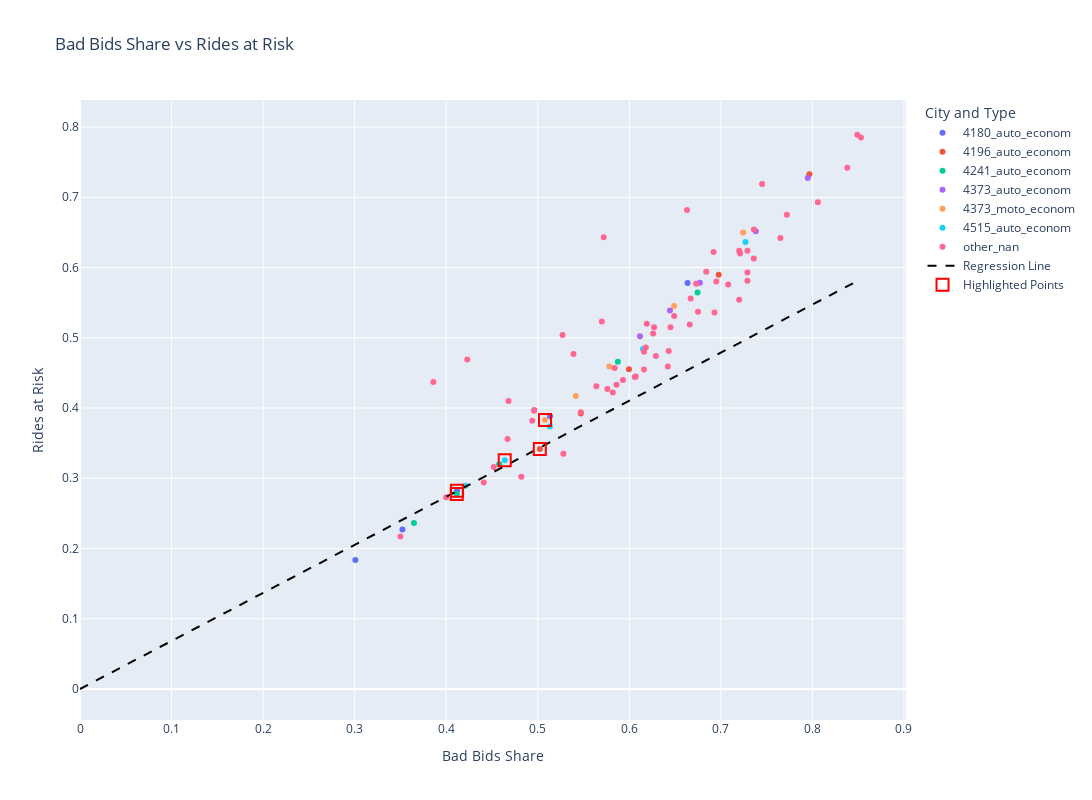

The code cell stored with this chart in its notebook:
### Code cell
conditions = (
    ((df_plot['city'] == '4515') & (df_plot['param'] == '12.50%') & (df_plot['type'] == 'auto_econom')) |  # Puerto Vallarta
    ((df_plot['city'] == '4180') & (df_plot['param'] == '10%') & (df_plot['type'] == 'auto_econom')) |    # Veracruz
    ((df_plot['city'] == '4196') & (df_plot['param'] == '15%') & (df_plot['type'] == 'auto_econom')) |  # Cucuta
    ((df_plot['city'] == '4241') & (df_plot['param'] == '12.50%') & (df_plot['type'] == 'auto_econom')) |  # Tepic
    ((df_plot['city'] == '4373') & (df_plot['param'] == '15%') & (df_plot['type'] == 'moto_econom'))   # 
    # ((df_plot['city'] == 4373) & (df_plot['param'] == 0.125) & (df_plot['type'] == 'moto_econom')) |  # 
)

df_highlight = df_plot[conditions]

fig.add_trace(go.Scatter(
    x=df_highlight["badbids_share"],
    y=df_highlight["rides_at_risk"],
    mode="markers",
    marker=dict(
        symbol="square", 
        size=12, 
        color="rgba(0,0,0,0)",  # Прозрачный цвет внутри
        line=dict(width=2, color="red")  # Красный контур
    ),
    name="Highlighted Points"
))

fig.update_layout(
    height=800,  # Высота в пикселях
    width=1200,   # Ширина в пикселях
)

fig.show()

### Figure 1 — Plotly figure (JSON) as saved in the notebook; plotly's stock layout.template omitted (floating-point values rounded to 4 significant figures; data arrays with more than 128 entries replaced by an {"elided": "..."} marker saying what was removed)
{"data": [{"customdata": {"elided": "92x2 str values"}, "hovertemplate": "<b>Bad Bids Share:</b> %{x}<br><b>Rides at Risk:</b> %{y}<br><b>Alpha Parameter:</b> %{customdata[1]}", "legendgroup": "4180_auto_econom", "marker": {"color": "#636efa", "opacity": 1, "symbol": "circle"}, "mode": "markers", "name": "4180_auto_econom", "orientation": "v", "showlegend": true, "type": "scatter", "x": [0.6637, 0.5134, 0.4118, 0.3522, 0.3008], "xaxis": "x", "y": [0.5781, 0.3881, 0.2821, 0.2271, 0.1835], "yaxis": "y"}, {"customdata": {"elided": "92x2 str values"}, "hovertemplate": "<b>Bad Bids Share:</b> %{x}<br><b>Rides at Risk:</b> %{y}<br><b>Alpha Parameter:</b> %{customdata[1]}", "legendgroup": "4196_auto_econom", "marker": {"color": "#EF553B", "opacity": 1, "symbol": "circle"}, "mode": "markers", "name": "4196_auto_econom", "orientation": "v", "showlegend": true, "type": "scatter", "x": [0.7967, 0.6976, 0.5996, 0.547, 0.5022], "xaxis": "x", "y": [0.7326, 0.5895, 0.455, 0.3921, 0.3416], "yaxis": "y"}, {"customdata": {"elided": "92x2 str values"}, "hovertemplate": "<b>Bad Bids Share:</b> %{x}<br><b>Rides at Risk:</b> %{y}<br><b>Alpha Parameter:</b> %{customdata[1]}", "legendgroup": "4241_auto_econom", "marker": {"color": "#00cc96", "opacity": 1, "symbol": "circle"}, "mode": "markers", "name": "4241_auto_econom", "orientation": "v", "showlegend": true, "type": "scatter", "x": [0.6746, 0.5875, 0.4579, 0.4115, 0.3647], "xaxis": "x", "y": [0.5644, 0.4658, 0.3198, 0.2776, 0.2365], "yaxis": "y"}, {"customdata": {"elided": "92x2 str values"}, "hovertemplate": "<b>Bad Bids Share:</b> %{x}<br><b>Rides at Risk:</b> %{y}<br><b>Alpha Parameter:</b> %{customdata[1]}", "legendgroup": "4373_auto_econom", "marker": {"color": "#ab63fa", "opacity": 1, "symbol": "circle"}, "mode": "markers", "name": "4373_auto_econom", "orientation": "v", "showlegend": true, "type": "scatter", "x": [0.7949, 0.7381, 0.6771, 0.6444, 0.6116], "xaxis": "x", "y": [0.7273, 0.6515, 0.5782, 0.539, 0.5021], "yaxis": "y"}, {"customdata": {"elided": "92x2 str values"}, "hovertemplate": "<b>Bad Bids Share:</b> %{x}<br><b>Rides at Risk:</b> %{y}<br><b>Alpha Parameter:</b> %{customdata[1]}", "legendgroup": "4373_moto_econom", "marker": {"color": "#FFA15A", "opacity": 1, "symbol": "circle"}, "mode": "markers", "name": "4373_moto_econom", "orientation": "v", "showlegend": true, "type": "scatter", "x": [0.7244, 0.6489, 0.5782, 0.5415, 0.5079], "xaxis": "x", "y": [0.6498, 0.5451, 0.4589, 0.4172, 0.3828], "yaxis": "y"}, {"customdata": {"elided": "92x2 str values"}, "hovertemplate": "<b>Bad Bids Share:</b> %{x}<br><b>Rides at Risk:</b> %{y}<br><b>Alpha Parameter:</b> %{customdata[1]}", "legendgroup": "4515_auto_econom", "marker": {"color": "#19d3f3", "opacity": 1, "symbol": "circle"}, "mode": "markers", "name": "4515_auto_econom", "orientation": "v", "showlegend": true, "type": "scatter", "x": [0.7269, 0.615, 0.5132, 0.4639, 0.4212], "xaxis": "x", "y": [0.6364, 0.4838, 0.3738, 0.3258, 0.2892], "yaxis": "y"}, {"customdata": {"elided": "92x2 str values"}, "hovertemplate": "<b>Bad Bids Share:</b> %{x}<br><b>Rides at Risk:</b> %{y}<br><b>Alpha Parameter:</b> %{customdata[1]}", "legendgroup": "other_nan", "marker": {"color": "#FF6692", "opacity": 1, "symbol": "circle"}, "mode": "markers", "name": "other_nan", "orientation": "v", "showlegend": true, "type": "scatter", "x": [0.853, 0.849, 0.838, 0.806, 0.772, 0.765, 0.745, 0.736, 0.736, 0.729, 0.729, 0.729, 0.721, 0.72, 0.72, 0.708, 0.695, 0.693, 0.692, 0.684, 0.675, 0.673, 0.667, 0.666, 0.663, 0.649, 0.645, 0.643, 0.642, 0.629, 0.627, 0.626, 0.619, 0.618, 0.616, 0.616, 0.607, 0.606, 0.593, 0.586, 0.584, 0.582, 0.576, 0.572, 0.57, 0.564, 0.547, 0.539, 0.528, 0.527, 0.496, 0.496, 0.494, 0.482, 0.468, 0.467, 0.452, 0.441, 0.423, 0.4, 0.386, 0.35], "xaxis": "x", "y": [0.785, 0.789, 0.742, 0.693, 0.675, 0.642, 0.719, 0.613, 0.654, 0.581, 0.593, 0.624, 0.62, 0.624, 0.554, 0.576, 0.58, 0.536, 0.622, 0.594, 0.537, 0.577, 0.556, 0.519, 0.682, 0.531, 0.515, 0.481, 0.459, 0.474, 0.515, 0.506, 0.52, 0.486, 0.48, 0.455, 0.445, 0.444, 0.44, 0.433, 0.457, 0.422, 0.427, 0.643, 0.523, 0.431, 0.394, 0.477, 0.335, 0.504, 0.396, 0.397, 0.382, 0.302, 0.41, 0.356, 0.316, 0.294, 0.469, 0.273, 0.437, 0.217], "yaxis": "y"}, {"line": {"color": "black", "dash": "dash", "width": 2}, "mode": "lines", "name": "Regression Line", "type": "scatter", "x": [0.0, 0.008616, 0.01723, 0.02585, 0.03446, 0.04308, 0.0517, 0.06031, 0.06893, 0.07755, 0.08616, 0.09478, 0.1034, 0.112, 0.1206, 0.1292, 0.1379, 0.1465, 0.1551, 0.1637, 0.1723, 0.1809, 0.1896, 0.1982, 0.2068, 0.2154, 0.224, 0.2326, 0.2413, 0.2499, 0.2585, 0.2671, 0.2757, 0.2843, 0.2929, 0.3016, 0.3102, 0.3188, 0.3274, 0.336, 0.3446, 0.3533, 0.3619, 0.3705, 0.3791, 0.3877, 0.3963, 0.405, 0.4136, 0.4222, 0.4308, 0.4394, 0.448, 0.4567, 0.4653, 0.4739, 0.4825, 0.4911, 0.4997, 0.5084, 0.517, 0.5256, 0.5342, 0.5428, 0.5514, 0.5601, 0.5687, 0.5773, 0.5859, 0.5945, 0.6031, 0.6117, 0.6204, 0.629, 0.6376, 0.6462, 0.6548, 0.6634, 0.6721, 0.6807, 0.6893, 0.6979, 0.7065, 0.7151, 0.7238, 0.7324, 0.741, 0.7496, 0.7582, 0.7668, 0.7755, 0.7841, 0.7927, 0.8013, 0.8099, 0.8185, 0.8272, 0.8358, 0.8444, 0.853], "y": [0.0, 0.005894, 0.01179, 0.01768, 0.02358, 0.02947, 0.03536, 0.04126, 0.04715, 0.05305, 0.05894, 0.06483, 0.07073, 0.07662, 0.08252, 0.08841, 0.0943, 0.1002, 0.1061, 0.112, 0.1179, 0.1238, 0.1297, 0.1356, 0.1415, 0.1473, 0.1532, 0.1591, 0.165, 0.1709, 0.1768, 0.1827, 0.1886, 0.1945, 0.2004, 0.2063, 0.2122, 0.2181, 0.224, 0.2299, 0.2358, 0.2417, 0.2475, 0.2534, 0.2593, 0.2652, 0.2711, 0.277, 0.2829, 0.2888, 0.2947, 0.3006, 0.3065, 0.3124, 0.3183, 0.3242, 0.3301, 0.336, 0.3419, 0.3477, 0.3536, 0.3595, 0.3654, 0.3713, 0.3772, 0.3831, 0.389, 0.3949, 0.4008, 0.4067, 0.4126, 0.4185, 0.4244, 0.4303, 0.4362, 0.442, 0.4479, 0.4538, 0.4597, 0.4656, 0.4715, 0.4774, 0.4833, 0.4892, 0.4951, 0.501, 0.5069, 0.5128, 0.5187, 0.5246, 0.5305, 0.5364, 0.5422, 0.5481, 0.554, 0.5599, 0.5658, 0.5717, 0.5776, 0.5835]}, {"marker": {"color": "rgba(0,0,0,0)", "line": {"color": "red", "width": 2}, "size": 12, "symbol": "square"}, "mode": "markers", "name": "Highlighted Points", "type": "scatter", "x": [0.4118, 0.5022, 0.4115, 0.5079, 0.4639], "y": [0.2821, 0.3416, 0.2776, 0.3828, 0.3258]}], "layout": {"height": 800, "legend": {"title": {"text": "City and Type"}, "tracegroupgap": 0}, "title": {"text": "Bad Bids Share vs Rides at Risk"}, "width": 1200, "xaxis": {"anchor": "y", "domain": [0, 1], "title": {"text": "Bad Bids Share"}}, "yaxis": {"anchor": "x", "domain": [0, 1], "title": {"text": "Rides at Risk"}}}}
